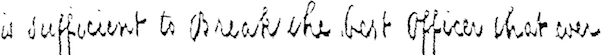
#> input picture 271-35.png, 615 x 55 px, found by its file name
$ python test_python.py   (Python 2 division)   (older library calls are emulated)
#> lines starting #> are read from the running program, lines starting #| are printed output that depends on the picture; after the words box and inside, x2 and y2 are one past the last pixel; in counts of white or black regions, pixels touching at a corner belong together
### record.py
class Record(object):
	def __init__(self, x, y, class_number):
		self.x = x
		self.y = y
		self.class_number = class_number

### test_python.py
import sys
caffe_root = '/home/zkx/caffe/'
sys.path.insert(0, caffe_root + 'python')
import sys
import caffe
import cv2
import Image
import numpy as np
import time
import os
import math
from scipy.misc import imresize
from detect_word_region import DetectRegion
from generate_caffe_class import CaffeFeatureGeneration
from sliding_window_process import SlidingWindow
from record import Record
from generate_feature import FeatureGeneration
from image_process import InputImageProcessing

class TestClass(object):
	def generate_list_object(self, document_path):
#> called with document_path = 'result.txt'
		object_array = []
		for line in open(document_path):
#> (reads result.txt from the repository)
			line = line.strip('\n')
			line = line.strip('[')
			line = line.strip(']')
	   		split_result = line.split(', ')
			class_number = split_result[len(split_result)-1]
			x = split_result[0]
			y = split_result[1]
			record_object = Record(x, y, class_number)
			object_array.append(record_object)
		return object_array

	def process(self, req_img_path, doc_img_path):
		request_process_object = InputImageProcessing()
		request_record_object_array = request_process_object.process_image(0, req_img_path, '/home/zkx/caffe/prd_un_cnn_13/result_request_img/', 'request_result.txt')
		document_image_object = InputImageProcessing()
		document_record_object_array = document_image_object.process_image(0, doc_img_path, '/home/zkx/caffe/prd_un_cnn_13/result_img/', 'result.txt')
		return request_record_object_array, document_record_object_array

	def compare_with_index_document(self, doc_img_path):
		document_result_array = self.generate_list_object('result.txt')
		request_result_array = self.generate_list_object('request_result.txt')
#> (reads request_result.txt from the repository)
		len_doc_res_array = len(document_result_array)
		len_req_res_array = len(request_result_array)
		distance_index = []
		i = 0
		image = cv2.imread(doc_img_path)
#> image is the input picture: shape (55, 615, 3); min 0, max 255, mean 236.8
		while i < (len_doc_res_array - len_req_res_array):
			temp_array = document_result_array[i:i+len_req_res_array]
			j = 0
			distance = 0
			while j < len_req_res_array:
				temp_distance = (int(temp_array[j].class_number) - int(request_result_array[j].class_number))*(int(temp_array[j].class_number) - int(request_result_array[j].class_number))
				distance = distance + temp_distance
				j = j + 1
			if math.sqrt(distance) < 21:
				distance_array = []
				distance_array.append(distance)
				distance_array.append(int(temp_array[0].x))
				distance_array.append(int(temp_array[0].y))
				distance_index.append(distance_array)


			i = i + 1
		distance_index.sort()
		#f_distance = open('distance.txt', 'a')
		#for temp in distance_index:
			#f_distance.write(str(temp) + '\n')
		cv2.rectangle(image, (int(distance_index[0][1]), int(distance_index[0][2])), (int(distance_index[0][1])+120, int(distance_index[0][2])+50), (128, 0, 128), 5)
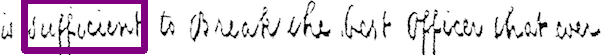
#> image: shape (55, 615, 3); 5.88% of pixels changed, all inside (x1, y1, x2, y2) = (21, 0, 148, 54)

		win = cv2.namedWindow('Window', flags=0)
		cv2.imshow('Window', image)
		cv2.waitKey(0)

	def compare(self, doc_img_path, request_result_array, document_result_array):
		len_doc_res_array = len(document_result_array)
		len_req_res_array = len(request_result_array)
		distance_index = []
		i = 0
		image = cv2.imread(doc_img_path)
		while i < (len_doc_res_array - len_req_res_array):
			temp_array = document_result_array[i:i+len_req_res_array]
			j = 0
			distance = 0
			while j < len_req_res_array:
				temp_distance = (int(temp_array[j].class_number) - int(request_result_array[j].class_number))*(int(temp_array[j].class_number) - int(request_result_array[j].class_number))
				distance = distance + temp_distance
				j = j + 1
			if math.sqrt(distance) < 23:
				distance_array = []
				distance_array.append(distance)
				distance_array.append(int(temp_array[0].x))
				distance_array.append(int(temp_array[0].y))
				distance_index.append(distance_array)

			i = i + 1
		distance_index.sort()
		#f_distance = open('distance.txt', 'a')
		#for temp in distance_index:
			#f_distance.write(str(temp) + '\n')
		cv2.rectangle(image, (int(distance_index[0][1]), int(distance_index[0][2])), (int(distance_index[0][1])+120, int(distance_index[0][2])+50), (128, 0, 128), 5)

		win = cv2.namedWindow('Window', flags=0)
		cv2.imshow('Window', image)
		cv2.waitKey(0)

if __name__ == '__main__':
	test_object = TestClass()
	#request_record_object_array, document_record_object_array = test_object.process('/home/zkx/caffe/prd_un_cnn_13/271-35-req.png', '/home/zkx/caffe/prd_un_cnn_13/271-35.png')
	#test_object.compare('/home/zkx/caffe/prd_un_cnn_13/271-35.png', request_record_object_array, document_record_object_array)
	test_object.compare_with_index_document('/home/zkx/caffe/prd_un_cnn_13/271-35.png')
